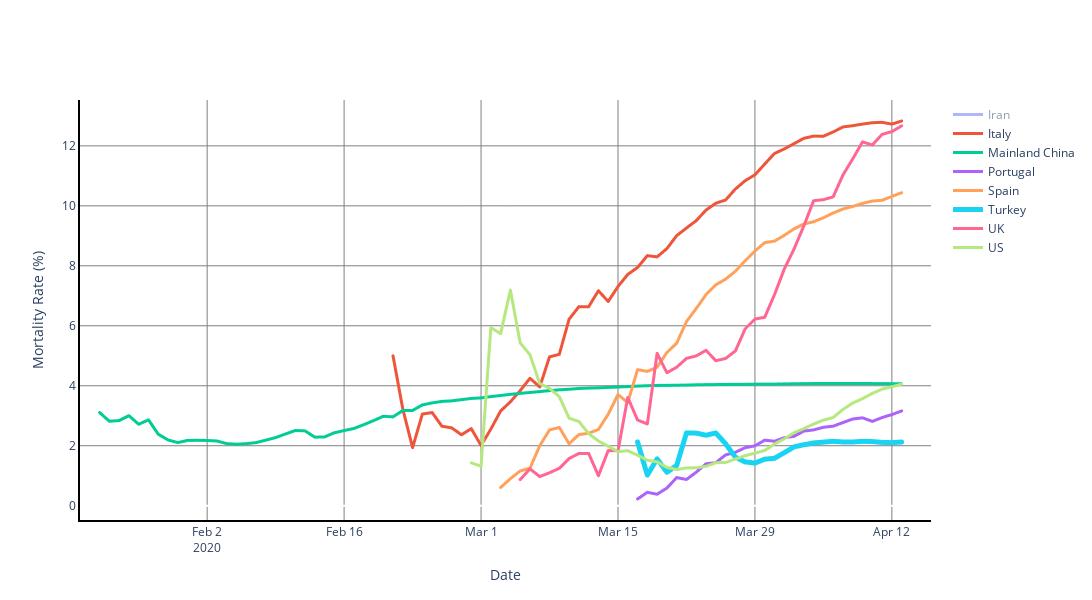

The code cell stored with this chart in its notebook:
### Code cell
iplot(fig)

### Figure 1 — Plotly figure (JSON) as saved in the notebook; plotly's stock layout.template omitted (floating-point values rounded to 4 significant figures)
{"data": [{"hovertemplate": "<b>Date</b>: %{x}<br><b>Rate</b>: %{y}%{text}", "line": {"width": 3}, "mode": "lines", "name": "Iran", "showlegend": true, "text": ["<br><b>Confirmed: </b>2<br><b>Deaths: </b> 2", "<br><b>Confirmed: </b>5<br><b>Deaths: </b> 2", "<br><b>Confirmed: </b>18<br><b>Deaths: </b> 4", "<br><b>Confirmed: </b>28<br><b>Deaths: </b> 5", "<br><b>Confirmed: </b>43<br><b>Deaths: </b> 8", "<br><b>Confirmed: </b>61<br><b>Deaths: </b> 12", "<br><b>Confirmed: </b>95<br><b>Deaths: </b> 16", "<br><b>Confirmed: </b>139<br><b>Deaths: </b> 19", "<br><b>Confirmed: </b>245<br><b>Deaths: </b> 26", "<br><b>Confirmed: </b>388<br><b>Deaths: </b> 34", "<br><b>Confirmed: </b>593<br><b>Deaths: </b> 43", "<br><b>Confirmed: </b>978<br><b>Deaths: </b> 54", "<br><b>Confirmed: </b>1501<br><b>Deaths: </b> 66", "<br><b>Confirmed: </b>2336<br><b>Deaths: </b> 77", "<br><b>Confirmed: </b>2922<br><b>Deaths: </b> 92", "<br><b>Confirmed: </b>3513<br><b>Deaths: </b> 107", "<br><b>Confirmed: </b>4747<br><b>Deaths: </b> 124", "<br><b>Confirmed: </b>5823<br><b>Deaths: </b> 145", "<br><b>Confirmed: </b>6566<br><b>Deaths: </b> 194", "<br><b>Confirmed: </b>7161<br><b>Deaths: </b> 237", "<br><b>Confirmed: </b>8042<br><b>Deaths: </b> 291", "<br><b>Confirmed: </b>9000<br><b>Deaths: </b> 354", "<br><b>Confirmed: </b>10075<br><b>Deaths: </b> 429", "<br><b>Confirmed: </b>11364<br><b>Deaths: </b> 514", "<br><b>Confirmed: </b>12729<br><b>Deaths: </b> 611", "<br><b>Confirmed: </b>13938<br><b>Deaths: </b> 724", "<br><b>Confirmed: </b>14991<br><b>Deaths: </b> 853", "<br><b>Confirmed: </b>16169<br><b>Deaths: </b> 988", "<br><b>Confirmed: </b>17361<br><b>Deaths: </b> 1135", "<br><b>Confirmed: </b>18407<br><b>Deaths: </b> 1284", "<br><b>Confirmed: </b>19644<br><b>Deaths: </b> 1433", "<br><b>Confirmed: </b>20610<br><b>Deaths: </b> 1556", "<br><b>Confirmed: </b>21638<br><b>Deaths: </b> 1685", "<br><b>Confirmed: </b>23049<br><b>Deaths: </b> 1812", "<br><b>Confirmed: </b>24811<br><b>Deaths: </b> 1934", "<br><b>Confirmed: </b>27017<br><b>Deaths: </b> 2077", "<br><b>Confirmed: </b>29406<br><b>Deaths: </b> 2234", "<br><b>Confirmed: </b>32332<br><b>Deaths: </b> 2378", "<br><b>Confirmed: </b>35408<br><b>Deaths: </b> 2517", "<br><b>Confirmed: </b>38309<br><b>Deaths: </b> 2640", "<br><b>Confirmed: </b>41495<br><b>Deaths: </b> 2757", "<br><b>Confirmed: </b>44605<br><b>Deaths: </b> 2898", "<br><b>Confirmed: </b>47593<br><b>Deaths: </b> 3036", "<br><b>Confirmed: </b>50468<br><b>Deaths: </b> 3160", "<br><b>Confirmed: </b>53183<br><b>Deaths: </b> 3294", "<br><b>Confirmed: </b>55743<br><b>Deaths: </b> 3452", "<br><b>Confirmed: </b>58226<br><b>Deaths: </b> 3603", "<br><b>Confirmed: </b>60500<br><b>Deaths: </b> 3739", "<br><b>Confirmed: </b>62589<br><b>Deaths: </b> 3872", "<br><b>Confirmed: </b>64586<br><b>Deaths: </b> 3993", "<br><b>Confirmed: </b>66220<br><b>Deaths: </b> 4110", "<br><b>Confirmed: </b>68192<br><b>Deaths: </b> 4232", "<br><b>Confirmed: </b>70029<br><b>Deaths: </b> 4357", "<br><b>Confirmed: </b>71686<br><b>Deaths: </b> 4474", "<br><b>Confirmed: </b>73303<br><b>Deaths: </b> 4585"], "type": "scattergl", "visible": "legendonly", "x": ["2020-02-19T00:00:00", "2020-02-20T00:00:00", "2020-02-21T00:00:00", "2020-02-22T00:00:00", "2020-02-23T00:00:00", "2020-02-24T00:00:00", "2020-02-25T00:00:00", "2020-02-26T00:00:00", "2020-02-27T00:00:00", "2020-02-28T00:00:00", "2020-02-29T00:00:00", "2020-03-01T00:00:00", "2020-03-02T00:00:00", "2020-03-03T00:00:00", "2020-03-04T00:00:00", "2020-03-05T00:00:00", "2020-03-06T00:00:00", "2020-03-07T00:00:00", "2020-03-08T00:00:00", "2020-03-09T00:00:00", "2020-03-10T00:00:00", "2020-03-11T00:00:00", "2020-03-12T00:00:00", "2020-03-13T00:00:00", "2020-03-14T00:00:00", "2020-03-15T00:00:00", "2020-03-16T00:00:00", "2020-03-17T00:00:00", "2020-03-18T00:00:00", "2020-03-19T00:00:00", "2020-03-20T00:00:00", "2020-03-21T00:00:00", "2020-03-22T00:00:00", "2020-03-23T00:00:00", "2020-03-24T00:00:00", "2020-03-25T00:00:00", "2020-03-26T00:00:00", "2020-03-27T00:00:00", "2020-03-28T00:00:00", "2020-03-29T00:00:00", "2020-03-30T00:00:00", "2020-03-31T00:00:00", "2020-04-01T00:00:00", "2020-04-02T00:00:00", "2020-04-03T00:00:00", "2020-04-04T00:00:00", "2020-04-05T00:00:00", "2020-04-06T00:00:00", "2020-04-07T00:00:00", "2020-04-08T00:00:00", "2020-04-09T00:00:00", "2020-04-10T00:00:00", "2020-04-11T00:00:00", "2020-04-12T00:00:00", "2020-04-13T00:00:00"], "y": [100, 40, 22.22, 17.86, 18.6, 19.67, 16.84, 13.67, 10.61, 8.763, 7.251, 5.521, 4.397, 3.296, 3.149, 3.046, 2.612, 2.49, 2.955, 3.31, 3.619, 3.933, 4.258, 4.523, 4.8, 5.194, 5.69, 6.11, 6.538, 6.976, 7.295, 7.55, 7.787, 7.862, 7.795, 7.688, 7.597, 7.355, 7.109, 6.891, 6.644, 6.497, 6.379, 6.261, 6.194, 6.193, 6.188, 6.18, 6.186, 6.182, 6.207, 6.206, 6.222, 6.241, 6.255]}, {"hovertemplate": "<b>Date</b>: %{x}<br><b>Rate</b>: %{y}%{text}", "line": {"width": 3}, "mode": "lines", "name": "Italy", "showlegend": true, "text": ["<br><b>Confirmed: </b>20<br><b>Deaths: </b> 1", "<br><b>Confirmed: </b>62<br><b>Deaths: </b> 2", "<br><b>Confirmed: </b>155<br><b>Deaths: </b> 3", "<br><b>Confirmed: </b>229<br><b>Deaths: </b> 7", "<br><b>Confirmed: </b>322<br><b>Deaths: </b> 10", "<br><b>Confirmed: </b>453<br><b>Deaths: </b> 12", "<br><b>Confirmed: </b>655<br><b>Deaths: </b> 17", "<br><b>Confirmed: </b>888<br><b>Deaths: </b> 21", "<br><b>Confirmed: </b>1128<br><b>Deaths: </b> 29", "<br><b>Confirmed: </b>1694<br><b>Deaths: </b> 34", "<br><b>Confirmed: </b>2036<br><b>Deaths: </b> 52", "<br><b>Confirmed: </b>2502<br><b>Deaths: </b> 79", "<br><b>Confirmed: </b>3089<br><b>Deaths: </b> 107", "<br><b>Confirmed: </b>3858<br><b>Deaths: </b> 148", "<br><b>Confirmed: </b>4636<br><b>Deaths: </b> 197", "<br><b>Confirmed: </b>5883<br><b>Deaths: </b> 233", "<br><b>Confirmed: </b>7375<br><b>Deaths: </b> 366", "<br><b>Confirmed: </b>9172<br><b>Deaths: </b> 463", "<br><b>Confirmed: </b>10149<br><b>Deaths: </b> 631", "<br><b>Confirmed: </b>12462<br><b>Deaths: </b> 827", "<br><b>Confirmed: </b>12462<br><b>Deaths: </b> 827", "<br><b>Confirmed: </b>17660<br><b>Deaths: </b> 1266", "<br><b>Confirmed: </b>21157<br><b>Deaths: </b> 1441", "<br><b>Confirmed: </b>24747<br><b>Deaths: </b> 1809", "<br><b>Confirmed: </b>27980<br><b>Deaths: </b> 2158", "<br><b>Confirmed: </b>31506<br><b>Deaths: </b> 2503", "<br><b>Confirmed: </b>35713<br><b>Deaths: </b> 2978", "<br><b>Confirmed: </b>41035<br><b>Deaths: </b> 3405", "<br><b>Confirmed: </b>47021<br><b>Deaths: </b> 4032", "<br><b>Confirmed: </b>53578<br><b>Deaths: </b> 4825", "<br><b>Confirmed: </b>59138<br><b>Deaths: </b> 5476", "<br><b>Confirmed: </b>63927<br><b>Deaths: </b> 6077", "<br><b>Confirmed: </b>69176<br><b>Deaths: </b> 6820", "<br><b>Confirmed: </b>74386<br><b>Deaths: </b> 7503", "<br><b>Confirmed: </b>80589<br><b>Deaths: </b> 8215", "<br><b>Confirmed: </b>86498<br><b>Deaths: </b> 9134", "<br><b>Confirmed: </b>92472<br><b>Deaths: </b> 10023", "<br><b>Confirmed: </b>97689<br><b>Deaths: </b> 10779", "<br><b>Confirmed: </b>101739<br><b>Deaths: </b> 11591", "<br><b>Confirmed: </b>105792<br><b>Deaths: </b> 12428", "<br><b>Confirmed: </b>110574<br><b>Deaths: </b> 13155", "<br><b>Confirmed: </b>115242<br><b>Deaths: </b> 13915", "<br><b>Confirmed: </b>119827<br><b>Deaths: </b> 14681", "<br><b>Confirmed: </b>124632<br><b>Deaths: </b> 15362", "<br><b>Confirmed: </b>128948<br><b>Deaths: </b> 15887", "<br><b>Confirmed: </b>132547<br><b>Deaths: </b> 16523", "<br><b>Confirmed: </b>135586<br><b>Deaths: </b> 17127", "<br><b>Confirmed: </b>139422<br><b>Deaths: </b> 17669", "<br><b>Confirmed: </b>143626<br><b>Deaths: </b> 18279", "<br><b>Confirmed: </b>147577<br><b>Deaths: </b> 18849", "<br><b>Confirmed: </b>152271<br><b>Deaths: </b> 19468", "<br><b>Confirmed: </b>156363<br><b>Deaths: </b> 19899", "<br><b>Confirmed: </b>159516<br><b>Deaths: </b> 20465"], "type": "scattergl", "x": ["2020-02-21T00:00:00", "2020-02-22T00:00:00", "2020-02-23T00:00:00", "2020-02-24T00:00:00", "2020-02-25T00:00:00", "2020-02-26T00:00:00", "2020-02-27T00:00:00", "2020-02-28T00:00:00", "2020-02-29T00:00:00", "2020-03-01T00:00:00", "2020-03-02T00:00:00", "2020-03-03T00:00:00", "2020-03-04T00:00:00", "2020-03-05T00:00:00", "2020-03-06T00:00:00", "2020-03-07T00:00:00", "2020-03-08T00:00:00", "2020-03-09T00:00:00", "2020-03-10T00:00:00", "2020-03-11T00:00:00", "2020-03-12T00:00:00", "2020-03-13T00:00:00", "2020-03-14T00:00:00", "2020-03-15T00:00:00", "2020-03-16T00:00:00", "2020-03-17T00:00:00", "2020-03-18T00:00:00", "2020-03-19T00:00:00", "2020-03-20T00:00:00", "2020-03-21T00:00:00", "2020-03-22T00:00:00", "2020-03-23T00:00:00", "2020-03-24T00:00:00", "2020-03-25T00:00:00", "2020-03-26T00:00:00", "2020-03-27T00:00:00", "2020-03-28T00:00:00", "2020-03-29T00:00:00", "2020-03-30T00:00:00", "2020-03-31T00:00:00", "2020-04-01T00:00:00", "2020-04-02T00:00:00", "2020-04-03T00:00:00", "2020-04-04T00:00:00", "2020-04-05T00:00:00", "2020-04-06T00:00:00", "2020-04-07T00:00:00", "2020-04-08T00:00:00", "2020-04-09T00:00:00", "2020-04-10T00:00:00", "2020-04-11T00:00:00", "2020-04-12T00:00:00", "2020-04-13T00:00:00"], "y": [5, 3.226, 1.935, 3.057, 3.106, 2.649, 2.595, 2.365, 2.571, 2.007, 2.554, 3.157, 3.464, 3.836, 4.249, 3.961, 4.963, 5.048, 6.217, 6.636, 6.636, 7.169, 6.811, 7.31, 7.713, 7.945, 8.339, 8.298, 8.575, 9.006, 9.26, 9.506, 9.859, 10.09, 10.19, 10.56, 10.84, 11.03, 11.39, 11.75, 11.9, 12.07, 12.25, 12.33, 12.32, 12.47, 12.63, 12.67, 12.73, 12.77, 12.79, 12.73, 12.83]}, {"hovertemplate": "<b>Date</b>: %{x}<br><b>Rate</b>: %{y}%{text}", "line": {"width": 3}, "mode": "lines", "name": "Mainland China", "showlegend": true, "text": ["<br><b>Confirmed: </b>547<br><b>Deaths: </b> 17", "<br><b>Confirmed: </b>639<br><b>Deaths: </b> 18", "<br><b>Confirmed: </b>916<br><b>Deaths: </b> 26", "<br><b>Confirmed: </b>1399<br><b>Deaths: </b> 42", "<br><b>Confirmed: </b>2062<br><b>Deaths: </b> 56", "<br><b>Confirmed: </b>2863<br><b>Deaths: </b> 82", "<br><b>Confirmed: </b>5494<br><b>Deaths: </b> 131", "<br><b>Confirmed: </b>6070<br><b>Deaths: </b> 133", "<br><b>Confirmed: </b>8124<br><b>Deaths: </b> 171", "<br><b>Confirmed: </b>9783<br><b>Deaths: </b> 213", "<br><b>Confirmed: </b>11871<br><b>Deaths: </b> 259", "<br><b>Confirmed: </b>16607<br><b>Deaths: </b> 361", "<br><b>Confirmed: </b>19693<br><b>Deaths: </b> 425", "<br><b>Confirmed: </b>23680<br><b>Deaths: </b> 490", "<br><b>Confirmed: </b>27409<br><b>Deaths: </b> 562", "<br><b>Confirmed: </b>30553<br><b>Deaths: </b> 632", "<br><b>Confirmed: </b>34075<br><b>Deaths: </b> 717", "<br><b>Confirmed: </b>36778<br><b>Deaths: </b> 804", "<br><b>Confirmed: </b>39790<br><b>Deaths: </b> 904", "<br><b>Confirmed: </b>42306<br><b>Deaths: </b> 1011", "<br><b>Confirmed: </b>44327<br><b>Deaths: </b> 1111", "<br><b>Confirmed: </b>44699<br><b>Deaths: </b> 1116", "<br><b>Confirmed: </b>59832<br><b>Deaths: </b> 1368", "<br><b>Confirmed: </b>66292<br><b>Deaths: </b> 1520", "<br><b>Confirmed: </b>68347<br><b>Deaths: </b> 1662", "<br><b>Confirmed: </b>70446<br><b>Deaths: </b> 1765", "<br><b>Confirmed: </b>72364<br><b>Deaths: </b> 1863", "<br><b>Confirmed: </b>74139<br><b>Deaths: </b> 2002", "<br><b>Confirmed: </b>74546<br><b>Deaths: </b> 2114", "<br><b>Confirmed: </b>74999<br><b>Deaths: </b> 2236", "<br><b>Confirmed: </b>75472<br><b>Deaths: </b> 2236", "<br><b>Confirmed: </b>76922<br><b>Deaths: </b> 2441", "<br><b>Confirmed: </b>76938<br><b>Deaths: </b> 2443", "<br><b>Confirmed: </b>77152<br><b>Deaths: </b> 2593", "<br><b>Confirmed: </b>77660<br><b>Deaths: </b> 2663", "<br><b>Confirmed: </b>78065<br><b>Deaths: </b> 2715", "<br><b>Confirmed: </b>78498<br><b>Deaths: </b> 2744", "<br><b>Confirmed: </b>78824<br><b>Deaths: </b> 2788", "<br><b>Confirmed: </b>79251<br><b>Deaths: </b> 2835", "<br><b>Confirmed: </b>79826<br><b>Deaths: </b> 2870", "<br><b>Confirmed: </b>80026<br><b>Deaths: </b> 2912", "<br><b>Confirmed: </b>80151<br><b>Deaths: </b> 2945", "<br><b>Confirmed: </b>80271<br><b>Deaths: </b> 2981", "<br><b>Confirmed: </b>80422<br><b>Deaths: </b> 3013", "<br><b>Confirmed: </b>80573<br><b>Deaths: </b> 3042", "<br><b>Confirmed: </b>80652<br><b>Deaths: </b> 3070", "<br><b>Confirmed: </b>80699<br><b>Deaths: </b> 3097", "<br><b>Confirmed: </b>80735<br><b>Deaths: </b> 3120", "<br><b>Confirmed: </b>80757<br><b>Deaths: </b> 3136", "<br><b>Confirmed: </b>80785<br><b>Deaths: </b> 3158", "<br><b>Confirmed: </b>80793<br><b>Deaths: </b> 3169", "<br><b>Confirmed: </b>80801<br><b>Deaths: </b> 3176", "<br><b>Confirmed: </b>80827<br><b>Deaths: </b> 3189", "<br><b>Confirmed: </b>80848<br><b>Deaths: </b> 3199", "<br><b>Confirmed: </b>80867<br><b>Deaths: </b> 3213", "<br><b>Confirmed: </b>80884<br><b>Deaths: </b> 3226", "<br><b>Confirmed: </b>80906<br><b>Deaths: </b> 3237", "<br><b>Confirmed: </b>80931<br><b>Deaths: </b> 3245", "<br><b>Confirmed: </b>80977<br><b>Deaths: </b> 3249", "<br><b>Confirmed: </b>81014<br><b>Deaths: </b> 3255", "<br><b>Confirmed: </b>81060<br><b>Deaths: </b> 3261", "<br><b>Confirmed: </b>81116<br><b>Deaths: </b> 3270", "<br><b>Confirmed: </b>81180<br><b>Deaths: </b> 3277", "<br><b>Confirmed: </b>81221<br><b>Deaths: </b> 3281", "<br><b>Confirmed: </b>81298<br><b>Deaths: </b> 3287", "<br><b>Confirmed: </b>81345<br><b>Deaths: </b> 3292", "<br><b>Confirmed: </b>81401<br><b>Deaths: </b> 3295", "<br><b>Confirmed: </b>81444<br><b>Deaths: </b> 3300", "<br><b>Confirmed: </b>81478<br><b>Deaths: </b> 3304", "<br><b>Confirmed: </b>81524<br><b>Deaths: </b> 3305", "<br><b>Confirmed: </b>81555<br><b>Deaths: </b> 3312", "<br><b>Confirmed: </b>81589<br><b>Deaths: </b> 3318", "<br><b>Confirmed: </b>81623<br><b>Deaths: </b> 3322", "<br><b>Confirmed: </b>81638<br><b>Deaths: </b> 3326", "<br><b>Confirmed: </b>81668<br><b>Deaths: </b> 3329", "<br><b>Confirmed: </b>81707<br><b>Deaths: </b> 3331", "<br><b>Confirmed: </b>81739<br><b>Deaths: </b> 3331", "<br><b>Confirmed: </b>81804<br><b>Deaths: </b> 3333", "<br><b>Confirmed: </b>81865<br><b>Deaths: </b> 3335", "<br><b>Confirmed: </b>81907<br><b>Deaths: </b> 3336", "<br><b>Confirmed: </b>81969<br><b>Deaths: </b> 3339", "<br><b>Confirmed: </b>82085<br><b>Deaths: </b> 3339", "<br><b>Confirmed: </b>82159<br><b>Deaths: </b> 3341"], "type": "scattergl", "x": ["2020-01-22T00:00:00", "2020-01-23T00:00:00", "2020-01-24T00:00:00", "2020-01-25T00:00:00", "2020-01-26T00:00:00", "2020-01-27T00:00:00", "2020-01-28T00:00:00", "2020-01-29T00:00:00", "2020-01-30T00:00:00", "2020-01-31T00:00:00", "2020-02-01T00:00:00", "2020-02-02T00:00:00", "2020-02-03T00:00:00", "2020-02-04T00:00:00", "2020-02-05T00:00:00", "2020-02-06T00:00:00", "2020-02-07T00:00:00", "2020-02-08T00:00:00", "2020-02-09T00:00:00", "2020-02-10T00:00:00", "2020-02-11T00:00:00", "2020-02-12T00:00:00", "2020-02-13T00:00:00", "2020-02-14T00:00:00", "2020-02-15T00:00:00", "2020-02-16T00:00:00", "2020-02-17T00:00:00", "2020-02-18T00:00:00", "2020-02-19T00:00:00", "2020-02-20T00:00:00", "2020-02-21T00:00:00", "2020-02-22T00:00:00", "2020-02-23T00:00:00", "2020-02-24T00:00:00", "2020-02-25T00:00:00", "2020-02-26T00:00:00", "2020-02-27T00:00:00", "2020-02-28T00:00:00", "2020-02-29T00:00:00", "2020-03-01T00:00:00", "2020-03-02T00:00:00", "2020-03-03T00:00:00", "2020-03-04T00:00:00", "2020-03-05T00:00:00", "2020-03-06T00:00:00", "2020-03-07T00:00:00", "2020-03-08T00:00:00", "2020-03-09T00:00:00", "2020-03-10T00:00:00", "2020-03-11T00:00:00", "2020-03-12T00:00:00", "2020-03-13T00:00:00", "2020-03-14T00:00:00", "2020-03-15T00:00:00", "2020-03-16T00:00:00", "2020-03-17T00:00:00", "2020-03-18T00:00:00", "2020-03-19T00:00:00", "2020-03-20T00:00:00", "2020-03-21T00:00:00", "2020-03-22T00:00:00", "2020-03-23T00:00:00", "2020-03-24T00:00:00", "2020-03-25T00:00:00", "2020-03-26T00:00:00", "2020-03-27T00:00:00", "2020-03-28T00:00:00", "2020-03-29T00:00:00", "2020-03-30T00:00:00", "2020-03-31T00:00:00", "2020-04-01T00:00:00", "2020-04-02T00:00:00", "2020-04-03T00:00:00", "2020-04-04T00:00:00", "2020-04-05T00:00:00", "2020-04-06T00:00:00", "2020-04-07T00:00:00", "2020-04-08T00:00:00", "2020-04-09T00:00:00", "2020-04-10T00:00:00", "2020-04-11T00:00:00", "2020-04-12T00:00:00", "2020-04-13T00:00:00"], "y": [3.108, 2.817, 2.838, 3.002, 2.716, 2.864, 2.384, 2.191, 2.105, 2.177, 2.182, 2.174, 2.158, 2.069, 2.05, 2.069, 2.104, 2.186, 2.272, 2.39, 2.506, 2.497, 2.286, 2.293, 2.432, 2.505, 2.574, 2.7, 2.836, 2.981, 2.963, 3.173, 3.175, 3.361, 3.429, 3.478, 3.496, 3.537, 3.577, 3.595, 3.639, 3.674, 3.714, 3.746, 3.775, 3.806, 3.838, 3.864, 3.883, 3.909, 3.922, 3.931, 3.945, 3.957, 3.973, 3.988, 4.001, 4.01, 4.012, 4.018, 4.023, 4.031, 4.037, 4.04, 4.043, 4.047, 4.048, 4.052, 4.055, 4.054, 4.061, 4.067, 4.07, 4.074, 4.076, 4.077, 4.075, 4.074, 4.074, 4.073, 4.073, 4.068, 4.067]}, {"hovertemplate": "<b>Date</b>: %{x}<br><b>Rate</b>: %{y}%{text}", "line": {"width": 3}, "mode": "lines", "name": "Portugal", "showlegend": true, "text": ["<br><b>Confirmed: </b>448<br><b>Deaths: </b> 1", "<br><b>Confirmed: </b>448<br><b>Deaths: </b> 2", "<br><b>Confirmed: </b>785<br><b>Deaths: </b> 3", "<br><b>Confirmed: </b>1020<br><b>Deaths: </b> 6", "<br><b>Confirmed: </b>1280<br><b>Deaths: </b> 12", "<br><b>Confirmed: </b>1600<br><b>Deaths: </b> 14", "<br><b>Confirmed: </b>2060<br><b>Deaths: </b> 23", "<br><b>Confirmed: </b>2362<br><b>Deaths: </b> 33", "<br><b>Confirmed: </b>2995<br><b>Deaths: </b> 43", "<br><b>Confirmed: </b>3544<br><b>Deaths: </b> 60", "<br><b>Confirmed: </b>4268<br><b>Deaths: </b> 76", "<br><b>Confirmed: </b>5170<br><b>Deaths: </b> 100", "<br><b>Confirmed: </b>5962<br><b>Deaths: </b> 119", "<br><b>Confirmed: </b>6408<br><b>Deaths: </b> 140", "<br><b>Confirmed: </b>7443<br><b>Deaths: </b> 160", "<br><b>Confirmed: </b>8251<br><b>Deaths: </b> 187", "<br><b>Confirmed: </b>9034<br><b>Deaths: </b> 209", "<br><b>Confirmed: </b>9886<br><b>Deaths: </b> 246", "<br><b>Confirmed: </b>10524<br><b>Deaths: </b> 266", "<br><b>Confirmed: </b>11278<br><b>Deaths: </b> 295", "<br><b>Confirmed: </b>11730<br><b>Deaths: </b> 311", "<br><b>Confirmed: </b>12442<br><b>Deaths: </b> 345", "<br><b>Confirmed: </b>13141<br><b>Deaths: </b> 380", "<br><b>Confirmed: </b>13956<br><b>Deaths: </b> 409", "<br><b>Confirmed: </b>15472<br><b>Deaths: </b> 435", "<br><b>Confirmed: </b>15987<br><b>Deaths: </b> 470", "<br><b>Confirmed: </b>16585<br><b>Deaths: </b> 504", "<br><b>Confirmed: </b>16934<br><b>Deaths: </b> 535"], "type": "scattergl", "x": ["2020-03-17T00:00:00", "2020-03-18T00:00:00", "2020-03-19T00:00:00", "2020-03-20T00:00:00", "2020-03-21T00:00:00", "2020-03-22T00:00:00", "2020-03-23T00:00:00", "2020-03-24T00:00:00", "2020-03-25T00:00:00", "2020-03-26T00:00:00", "2020-03-27T00:00:00", "2020-03-28T00:00:00", "2020-03-29T00:00:00", "2020-03-30T00:00:00", "2020-03-31T00:00:00", "2020-04-01T00:00:00", "2020-04-02T00:00:00", "2020-04-03T00:00:00", "2020-04-04T00:00:00", "2020-04-05T00:00:00", "2020-04-06T00:00:00", "2020-04-07T00:00:00", "2020-04-08T00:00:00", "2020-04-09T00:00:00", "2020-04-10T00:00:00", "2020-04-11T00:00:00", "2020-04-12T00:00:00", "2020-04-13T00:00:00"], "y": [0.2232, 0.4464, 0.3822, 0.5882, 0.9375, 0.875, 1.117, 1.397, 1.436, 1.693, 1.781, 1.934, 1.996, 2.185, 2.15, 2.266, 2.313, 2.488, 2.528, 2.616, 2.651, 2.773, 2.892, 2.931, 2.812, 2.94, 3.039, 3.159]}, {"hovertemplate": "<b>Date</b>: %{x}<br><b>Rate</b>: %{y}%{text}", "line": {"width": 3}, "mode": "lines", "name": "Spain", "showlegend": true, "text": ["<br><b>Confirmed: </b>165<br><b>Deaths: </b> 1", "<br><b>Confirmed: </b>222<br><b>Deaths: </b> 2", "<br><b>Confirmed: </b>259<br><b>Deaths: </b> 3", "<br><b>Confirmed: </b>400<br><b>Deaths: </b> 5", "<br><b>Confirmed: </b>500<br><b>Deaths: </b> 10", "<br><b>Confirmed: </b>673<br><b>Deaths: </b> 17", "<br><b>Confirmed: </b>1073<br><b>Deaths: </b> 28", "<br><b>Confirmed: </b>1695<br><b>Deaths: </b> 35", "<br><b>Confirmed: </b>2277<br><b>Deaths: </b> 54", "<br><b>Confirmed: </b>2277<br><b>Deaths: </b> 55", "<br><b>Confirmed: </b>5232<br><b>Deaths: </b> 133", "<br><b>Confirmed: </b>6391<br><b>Deaths: </b> 195", "<br><b>Confirmed: </b>7798<br><b>Deaths: </b> 289", "<br><b>Confirmed: </b>9942<br><b>Deaths: </b> 342", "<br><b>Confirmed: </b>11748<br><b>Deaths: </b> 533", "<br><b>Confirmed: </b>13910<br><b>Deaths: </b> 623", "<br><b>Confirmed: </b>17963<br><b>Deaths: </b> 830", "<br><b>Confirmed: </b>20410<br><b>Deaths: </b> 1043", "<br><b>Confirmed: </b>25374<br><b>Deaths: </b> 1375", "<br><b>Confirmed: </b>28603<br><b>Deaths: </b> 1756", "<br><b>Confirmed: </b>35136<br><b>Deaths: </b> 2311", "<br><b>Confirmed: </b>39885<br><b>Deaths: </b> 2808", "<br><b>Confirmed: </b>49515<br><b>Deaths: </b> 3647", "<br><b>Confirmed: </b>57786<br><b>Deaths: </b> 4365", "<br><b>Confirmed: </b>65719<br><b>Deaths: </b> 5138", "<br><b>Confirmed: </b>73235<br><b>Deaths: </b> 5982", "<br><b>Confirmed: </b>80110<br><b>Deaths: </b> 6803", "<br><b>Confirmed: </b>87956<br><b>Deaths: </b> 7716", "<br><b>Confirmed: </b>95923<br><b>Deaths: </b> 8464", "<br><b>Confirmed: </b>104118<br><b>Deaths: </b> 9387", "<br><b>Confirmed: </b>112065<br><b>Deaths: </b> 10348", "<br><b>Confirmed: </b>119199<br><b>Deaths: </b> 11198", "<br><b>Confirmed: </b>126168<br><b>Deaths: </b> 11947", "<br><b>Confirmed: </b>131646<br><b>Deaths: </b> 12641", "<br><b>Confirmed: </b>136675<br><b>Deaths: </b> 13341", "<br><b>Confirmed: </b>141942<br><b>Deaths: </b> 14045", "<br><b>Confirmed: </b>148220<br><b>Deaths: </b> 14792", "<br><b>Confirmed: </b>153222<br><b>Deaths: </b> 15447", "<br><b>Confirmed: </b>158273<br><b>Deaths: </b> 16081", "<br><b>Confirmed: </b>163027<br><b>Deaths: </b> 16606", "<br><b>Confirmed: </b>166831<br><b>Deaths: </b> 17209", "<br><b>Confirmed: </b>170099<br><b>Deaths: </b> 17756"], "type": "scattergl", "x": ["2020-03-03T00:00:00", "2020-03-04T00:00:00", "2020-03-05T00:00:00", "2020-03-06T00:00:00", "2020-03-07T00:00:00", "2020-03-08T00:00:00", "2020-03-09T00:00:00", "2020-03-10T00:00:00", "2020-03-11T00:00:00", "2020-03-12T00:00:00", "2020-03-13T00:00:00", "2020-03-14T00:00:00", "2020-03-15T00:00:00", "2020-03-16T00:00:00", "2020-03-17T00:00:00", "2020-03-18T00:00:00", "2020-03-19T00:00:00", "2020-03-20T00:00:00", "2020-03-21T00:00:00", "2020-03-22T00:00:00", "2020-03-23T00:00:00", "2020-03-24T00:00:00", "2020-03-25T00:00:00", "2020-03-26T00:00:00", "2020-03-27T00:00:00", "2020-03-28T00:00:00", "2020-03-29T00:00:00", "2020-03-30T00:00:00", "2020-03-31T00:00:00", "2020-04-01T00:00:00", "2020-04-02T00:00:00", "2020-04-03T00:00:00", "2020-04-04T00:00:00", "2020-04-05T00:00:00", "2020-04-06T00:00:00", "2020-04-07T00:00:00", "2020-04-08T00:00:00", "2020-04-09T00:00:00", "2020-04-10T00:00:00", "2020-04-11T00:00:00", "2020-04-12T00:00:00", "2020-04-13T00:00:00"], "y": [0.6061, 0.9009, 1.158, 1.25, 2, 2.526, 2.61, 2.065, 2.372, 2.415, 2.542, 3.051, 3.706, 3.44, 4.537, 4.479, 4.621, 5.11, 5.419, 6.139, 6.577, 7.04, 7.365, 7.554, 7.818, 8.168, 8.492, 8.773, 8.824, 9.016, 9.234, 9.394, 9.469, 9.602, 9.761, 9.895, 9.98, 10.08, 10.16, 10.19, 10.32, 10.44]}, {"hovertemplate": "<b>Date</b>: %{x}<br><b>Rate</b>: %{y}%{text}", "line": {"width": 5}, "mode": "lines", "name": "Turkey", "showlegend": true, "text": ["<br><b>Confirmed: </b>47<br><b>Deaths: </b> 1", "<br><b>Confirmed: </b>98<br><b>Deaths: </b> 1", "<br><b>Confirmed: </b>192<br><b>Deaths: </b> 3", "<br><b>Confirmed: </b>359<br><b>Deaths: </b> 4", "<br><b>Confirmed: </b>670<br><b>Deaths: </b> 9", "<br><b>Confirmed: </b>1236<br><b>Deaths: </b> 30", "<br><b>Confirmed: </b>1529<br><b>Deaths: </b> 37", "<br><b>Confirmed: </b>1872<br><b>Deaths: </b> 44", "<br><b>Confirmed: </b>2433<br><b>Deaths: </b> 59", "<br><b>Confirmed: </b>3629<br><b>Deaths: </b> 75", "<br><b>Confirmed: </b>5698<br><b>Deaths: </b> 92", "<br><b>Confirmed: </b>7402<br><b>Deaths: </b> 108", "<br><b>Confirmed: </b>9217<br><b>Deaths: </b> 131", "<br><b>Confirmed: </b>10827<br><b>Deaths: </b> 168", "<br><b>Confirmed: </b>13531<br><b>Deaths: </b> 214", "<br><b>Confirmed: </b>15679<br><b>Deaths: </b> 277", "<br><b>Confirmed: </b>18135<br><b>Deaths: </b> 356", "<br><b>Confirmed: </b>20921<br><b>Deaths: </b> 425", "<br><b>Confirmed: </b>23934<br><b>Deaths: </b> 501", "<br><b>Confirmed: </b>27069<br><b>Deaths: </b> 574", "<br><b>Confirmed: </b>30217<br><b>Deaths: </b> 649", "<br><b>Confirmed: </b>34109<br><b>Deaths: </b> 725", "<br><b>Confirmed: </b>38226<br><b>Deaths: </b> 812", "<br><b>Confirmed: </b>42282<br><b>Deaths: </b> 908", "<br><b>Confirmed: </b>47029<br><b>Deaths: </b> 1006", "<br><b>Confirmed: </b>52167<br><b>Deaths: </b> 1101", "<br><b>Confirmed: </b>56956<br><b>Deaths: </b> 1198", "<br><b>Confirmed: </b>61049<br><b>Deaths: </b> 1296"], "type": "scattergl", "x": ["2020-03-17T00:00:00", "2020-03-18T00:00:00", "2020-03-19T00:00:00", "2020-03-20T00:00:00", "2020-03-21T00:00:00", "2020-03-22T00:00:00", "2020-03-23T00:00:00", "2020-03-24T00:00:00", "2020-03-25T00:00:00", "2020-03-26T00:00:00", "2020-03-27T00:00:00", "2020-03-28T00:00:00", "2020-03-29T00:00:00", "2020-03-30T00:00:00", "2020-03-31T00:00:00", "2020-04-01T00:00:00", "2020-04-02T00:00:00", "2020-04-03T00:00:00", "2020-04-04T00:00:00", "2020-04-05T00:00:00", "2020-04-06T00:00:00", "2020-04-07T00:00:00", "2020-04-08T00:00:00", "2020-04-09T00:00:00", "2020-04-10T00:00:00", "2020-04-11T00:00:00", "2020-04-12T00:00:00", "2020-04-13T00:00:00"], "y": [2.128, 1.02, 1.562, 1.114, 1.343, 2.427, 2.42, 2.35, 2.425, 2.067, 1.615, 1.459, 1.421, 1.552, 1.582, 1.767, 1.963, 2.031, 2.093, 2.121, 2.148, 2.126, 2.124, 2.147, 2.139, 2.111, 2.103, 2.123]}, {"hovertemplate": "<b>Date</b>: %{x}<br><b>Rate</b>: %{y}%{text}", "line": {"width": 3}, "mode": "lines", "name": "UK", "showlegend": true, "text": ["<br><b>Confirmed: </b>115<br><b>Deaths: </b> 1", "<br><b>Confirmed: </b>163<br><b>Deaths: </b> 2", "<br><b>Confirmed: </b>206<br><b>Deaths: </b> 2", "<br><b>Confirmed: </b>273<br><b>Deaths: </b> 3", "<br><b>Confirmed: </b>321<br><b>Deaths: </b> 4", "<br><b>Confirmed: </b>382<br><b>Deaths: </b> 6", "<br><b>Confirmed: </b>459<br><b>Deaths: </b> 8", "<br><b>Confirmed: </b>459<br><b>Deaths: </b> 8", "<br><b>Confirmed: </b>801<br><b>Deaths: </b> 8", "<br><b>Confirmed: </b>1143<br><b>Deaths: </b> 21", "<br><b>Confirmed: </b>1144<br><b>Deaths: </b> 21", "<br><b>Confirmed: </b>1551<br><b>Deaths: </b> 56", "<br><b>Confirmed: </b>1960<br><b>Deaths: </b> 56", "<br><b>Confirmed: </b>2642<br><b>Deaths: </b> 72", "<br><b>Confirmed: </b>2716<br><b>Deaths: </b> 138", "<br><b>Confirmed: </b>4014<br><b>Deaths: </b> 178", "<br><b>Confirmed: </b>5067<br><b>Deaths: </b> 234", "<br><b>Confirmed: </b>5741<br><b>Deaths: </b> 282", "<br><b>Confirmed: </b>6726<br><b>Deaths: </b> 336", "<br><b>Confirmed: </b>8164<br><b>Deaths: </b> 423", "<br><b>Confirmed: </b>9640<br><b>Deaths: </b> 466", "<br><b>Confirmed: </b>11812<br><b>Deaths: </b> 580", "<br><b>Confirmed: </b>14745<br><b>Deaths: </b> 761", "<br><b>Confirmed: </b>17312<br><b>Deaths: </b> 1021", "<br><b>Confirmed: </b>19780<br><b>Deaths: </b> 1231", "<br><b>Confirmed: </b>22453<br><b>Deaths: </b> 1411", "<br><b>Confirmed: </b>25481<br><b>Deaths: </b> 1793", "<br><b>Confirmed: </b>29865<br><b>Deaths: </b> 2357", "<br><b>Confirmed: </b>34173<br><b>Deaths: </b> 2926", "<br><b>Confirmed: </b>38689<br><b>Deaths: </b> 3611", "<br><b>Confirmed: </b>42477<br><b>Deaths: </b> 4320", "<br><b>Confirmed: </b>48436<br><b>Deaths: </b> 4943", "<br><b>Confirmed: </b>52279<br><b>Deaths: </b> 5385", "<br><b>Confirmed: </b>55949<br><b>Deaths: </b> 6171", "<br><b>Confirmed: </b>61474<br><b>Deaths: </b> 7111", "<br><b>Confirmed: </b>65872<br><b>Deaths: </b> 7993", "<br><b>Confirmed: </b>74605<br><b>Deaths: </b> 8974", "<br><b>Confirmed: </b>79874<br><b>Deaths: </b> 9892", "<br><b>Confirmed: </b>85206<br><b>Deaths: </b> 10629", "<br><b>Confirmed: </b>89570<br><b>Deaths: </b> 11347"], "type": "scattergl", "x": ["2020-03-05T00:00:00", "2020-03-06T00:00:00", "2020-03-07T00:00:00", "2020-03-08T00:00:00", "2020-03-09T00:00:00", "2020-03-10T00:00:00", "2020-03-11T00:00:00", "2020-03-12T00:00:00", "2020-03-13T00:00:00", "2020-03-14T00:00:00", "2020-03-15T00:00:00", "2020-03-16T00:00:00", "2020-03-17T00:00:00", "2020-03-18T00:00:00", "2020-03-19T00:00:00", "2020-03-20T00:00:00", "2020-03-21T00:00:00", "2020-03-22T00:00:00", "2020-03-23T00:00:00", "2020-03-24T00:00:00", "2020-03-25T00:00:00", "2020-03-26T00:00:00", "2020-03-27T00:00:00", "2020-03-28T00:00:00", "2020-03-29T00:00:00", "2020-03-30T00:00:00", "2020-03-31T00:00:00", "2020-04-01T00:00:00", "2020-04-02T00:00:00", "2020-04-03T00:00:00", "2020-04-04T00:00:00", "2020-04-05T00:00:00", "2020-04-06T00:00:00", "2020-04-07T00:00:00", "2020-04-08T00:00:00", "2020-04-09T00:00:00", "2020-04-10T00:00:00", "2020-04-11T00:00:00", "2020-04-12T00:00:00", "2020-04-13T00:00:00"], "y": [0.8696, 1.227, 0.9709, 1.099, 1.246, 1.571, 1.743, 1.743, 0.9988, 1.837, 1.836, 3.611, 2.857, 2.725, 5.081, 4.434, 4.618, 4.912, 4.996, 5.181, 4.834, 4.91, 5.161, 5.898, 6.223, 6.284, 7.037, 7.892, 8.562, 9.333, 10.17, 10.21, 10.3, 11.03, 11.57, 12.13, 12.03, 12.38, 12.47, 12.67]}, {"hovertemplate": "<b>Date</b>: %{x}<br><b>Rate</b>: %{y}%{text}", "line": {"width": 3}, "mode": "lines", "name": "US", "showlegend": true, "text": ["<br><b>Confirmed: </b>70<br><b>Deaths: </b> 1", "<br><b>Confirmed: </b>76<br><b>Deaths: </b> 1", "<br><b>Confirmed: </b>101<br><b>Deaths: </b> 6", "<br><b>Confirmed: </b>122<br><b>Deaths: </b> 7", "<br><b>Confirmed: </b>153<br><b>Deaths: </b> 11", "<br><b>Confirmed: </b>221<br><b>Deaths: </b> 12", "<br><b>Confirmed: </b>278<br><b>Deaths: </b> 14", "<br><b>Confirmed: </b>417<br><b>Deaths: </b> 17", "<br><b>Confirmed: </b>537<br><b>Deaths: </b> 21", "<br><b>Confirmed: </b>605<br><b>Deaths: </b> 22", "<br><b>Confirmed: </b>959<br><b>Deaths: </b> 28", "<br><b>Confirmed: </b>1281<br><b>Deaths: </b> 36", "<br><b>Confirmed: </b>1663<br><b>Deaths: </b> 40", "<br><b>Confirmed: </b>2179<br><b>Deaths: </b> 47", "<br><b>Confirmed: </b>2726<br><b>Deaths: </b> 54", "<br><b>Confirmed: </b>3499<br><b>Deaths: </b> 63", "<br><b>Confirmed: </b>4632<br><b>Deaths: </b> 85", "<br><b>Confirmed: </b>6421<br><b>Deaths: </b> 108", "<br><b>Confirmed: </b>7786<br><b>Deaths: </b> 118", "<br><b>Confirmed: </b>13680<br><b>Deaths: </b> 200", "<br><b>Confirmed: </b>19101<br><b>Deaths: </b> 244", "<br><b>Confirmed: </b>25514<br><b>Deaths: </b> 307", "<br><b>Confirmed: </b>33848<br><b>Deaths: </b> 427", "<br><b>Confirmed: </b>43667<br><b>Deaths: </b> 552", "<br><b>Confirmed: </b>53740<br><b>Deaths: </b> 706", "<br><b>Confirmed: </b>65778<br><b>Deaths: </b> 942", "<br><b>Confirmed: </b>83836<br><b>Deaths: </b> 1209", "<br><b>Confirmed: </b>101657<br><b>Deaths: </b> 1581", "<br><b>Confirmed: </b>121465<br><b>Deaths: </b> 2026", "<br><b>Confirmed: </b>140909<br><b>Deaths: </b> 2467", "<br><b>Confirmed: </b>161831<br><b>Deaths: </b> 2978", "<br><b>Confirmed: </b>188172<br><b>Deaths: </b> 3873", "<br><b>Confirmed: </b>213372<br><b>Deaths: </b> 4757", "<br><b>Confirmed: </b>243599<br><b>Deaths: </b> 5926", "<br><b>Confirmed: </b>275586<br><b>Deaths: </b> 7087", "<br><b>Confirmed: </b>308853<br><b>Deaths: </b> 8407", "<br><b>Confirmed: </b>337072<br><b>Deaths: </b> 9619", "<br><b>Confirmed: </b>366667<br><b>Deaths: </b> 10783", "<br><b>Confirmed: </b>396223<br><b>Deaths: </b> 12722", "<br><b>Confirmed: </b>429052<br><b>Deaths: </b> 14695", "<br><b>Confirmed: </b>461437<br><b>Deaths: </b> 16478", "<br><b>Confirmed: </b>496535<br><b>Deaths: </b> 18586", "<br><b>Confirmed: </b>526396<br><b>Deaths: </b> 20463", "<br><b>Confirmed: </b>555313<br><b>Deaths: </b> 22020", "<br><b>Confirmed: </b>580619<br><b>Deaths: </b> 23529"], "type": "scattergl", "x": ["2020-02-29T00:00:00", "2020-03-01T00:00:00", "2020-03-02T00:00:00", "2020-03-03T00:00:00", "2020-03-04T00:00:00", "2020-03-05T00:00:00", "2020-03-06T00:00:00", "2020-03-07T00:00:00", "2020-03-08T00:00:00", "2020-03-09T00:00:00", "2020-03-10T00:00:00", "2020-03-11T00:00:00", "2020-03-12T00:00:00", "2020-03-13T00:00:00", "2020-03-14T00:00:00", "2020-03-15T00:00:00", "2020-03-16T00:00:00", "2020-03-17T00:00:00", "2020-03-18T00:00:00", "2020-03-19T00:00:00", "2020-03-20T00:00:00", "2020-03-21T00:00:00", "2020-03-22T00:00:00", "2020-03-23T00:00:00", "2020-03-24T00:00:00", "2020-03-25T00:00:00", "2020-03-26T00:00:00", "2020-03-27T00:00:00", "2020-03-28T00:00:00", "2020-03-29T00:00:00", "2020-03-30T00:00:00", "2020-03-31T00:00:00", "2020-04-01T00:00:00", "2020-04-02T00:00:00", "2020-04-03T00:00:00", "2020-04-04T00:00:00", "2020-04-05T00:00:00", "2020-04-06T00:00:00", "2020-04-07T00:00:00", "2020-04-08T00:00:00", "2020-04-09T00:00:00", "2020-04-10T00:00:00", "2020-04-11T00:00:00", "2020-04-12T00:00:00", "2020-04-13T00:00:00"], "y": [1.429, 1.316, 5.941, 5.738, 7.19, 5.43, 5.036, 4.077, 3.911, 3.636, 2.92, 2.81, 2.405, 2.157, 1.981, 1.801, 1.835, 1.682, 1.516, 1.462, 1.277, 1.203, 1.262, 1.264, 1.314, 1.432, 1.442, 1.555, 1.668, 1.751, 1.84, 2.058, 2.229, 2.433, 2.572, 2.722, 2.854, 2.941, 3.211, 3.425, 3.571, 3.743, 3.887, 3.965, 4.052]}], "layout": {"height": 600, "legend": {"traceorder": "normal"}, "plot_bgcolor": "white", "width": 1200, "xaxis": {"autorange": false, "gridcolor": "gray", "linecolor": "black", "linewidth": 2, "range": ["2020-01-20", "2020-04-16"], "showgrid": true, "showline": true, "showticklabels": true, "title": {"text": "Date"}, "type": "date"}, "yaxis": {"autorange": true, "gridcolor": "gray", "linecolor": "black", "linewidth": 2, "range": [-0.4771, 13.53], "showgrid": true, "showline": true, "title": {"text": "Mortality Rate (%)"}, "type": "linear", "zeroline": true}}}
